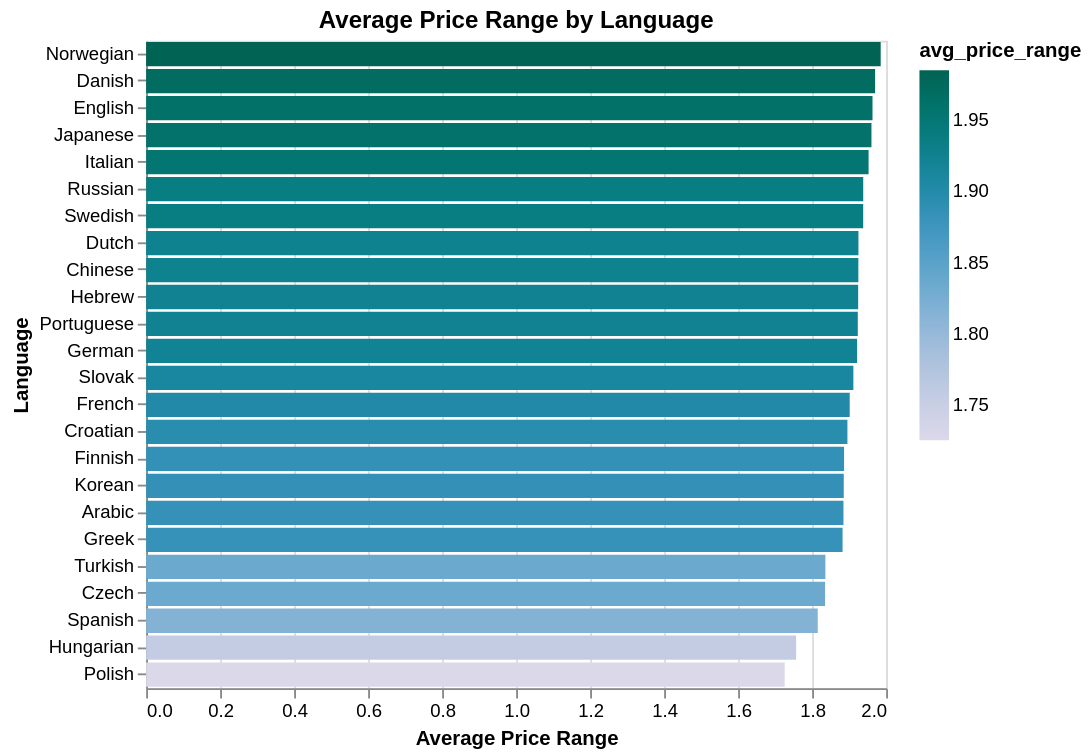

This figure's Vega-Lite source:
### Vega-Lite specification from a JSON file in a GitHub repository (floating-point values rounded to 4 significant figures)
{"config": {"view": {"continuousWidth": 300, "continuousHeight": 300}}, "data": {"name": "data-0cb6ea6a82b06493d0c063b93519134c"}, "mark": {"type": "bar"}, "encoding": {"color": {"field": "avg_price_range", "scale": {"scheme": "purplebluegreen"}, "type": "quantitative"}, "tooltip": [{"field": "avg_price_range", "type": "quantitative"}, {"field": "count_reviews", "type": "quantitative"}, {"field": "language", "type": "nominal"}], "x": {"field": "avg_price_range", "title": "Average Price Range", "type": "quantitative"}, "y": {"field": "language", "sort": "-x", "title": "Language", "type": "nominal"}}, "height": 350, "title": "Average Price Range by Language", "width": 400, "$schema": "https://vega.github.io/schema/vega-lite/v5.17.0.json", "datasets": {"data-0cb6ea6a82b06493d0c063b93519134c": [{"langid": "no", "avg_price_range": 1.985, "count_reviews": 1286, "language": "Norwegian"}, {"langid": "da", "avg_price_range": 1.97, "count_reviews": 1508, "language": "Danish"}, {"langid": "en", "avg_price_range": 1.963, "count_reviews": 106765, "language": "English"}, {"langid": "ja", "avg_price_range": 1.96, "count_reviews": 856, "language": "Japanese"}, {"langid": "it", "avg_price_range": 1.953, "count_reviews": 322593, "language": "Italian"}, {"langid": "ru", "avg_price_range": 1.938, "count_reviews": 4051, "language": "Russian"}, {"langid": "sv", "avg_price_range": 1.938, "count_reviews": 1563, "language": "Swedish"}, {"langid": "nl", "avg_price_range": 1.925, "count_reviews": 4902, "language": "Dutch"}, {"langid": "zh", "avg_price_range": 1.925, "count_reviews": 466, "language": "Chinese"}, {"langid": "he", "avg_price_range": 1.924, "count_reviews": 608, "language": "Hebrew"}, {"langid": "pt", "avg_price_range": 1.923, "count_reviews": 6943, "language": "Portuguese"}, {"langid": "de", "avg_price_range": 1.921, "count_reviews": 9154, "language": "German"}, {"langid": "sk", "avg_price_range": 1.911, "count_reviews": 79, "language": "Slovak"}, {"langid": "fr", "avg_price_range": 1.901, "count_reviews": 34331, "language": "French"}, {"langid": "hr", "avg_price_range": 1.895, "count_reviews": 86, "language": "Croatian"}, {"langid": "fi", "avg_price_range": 1.886, "count_reviews": 211, "language": "Finnish"}, {"langid": "ko", "avg_price_range": 1.885, "count_reviews": 384, "language": "Korean"}, {"langid": "ar", "avg_price_range": 1.885, "count_reviews": 78, "language": "Arabic"}, {"langid": "el", "avg_price_range": 1.882, "count_reviews": 1588, "language": "Greek"}, {"langid": "tr", "avg_price_range": 1.836, "count_reviews": 554, "language": "Turkish"}, {"langid": "cs", "avg_price_range": 1.835, "count_reviews": 212, "language": "Czech"}, {"langid": "es", "avg_price_range": 1.815, "count_reviews": 24452, "language": "Spanish"}, {"langid": "hu", "avg_price_range": 1.757, "count_reviews": 300, "language": "Hungarian"}, {"langid": "pl", "avg_price_range": 1.726, "count_reviews": 1375, "language": "Polish"}]}}
